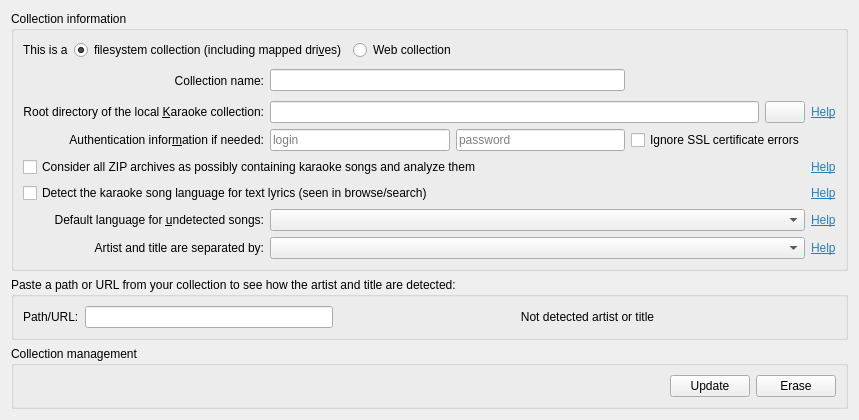
     <widget class="QWidget" name="tabCollections">
      <attribute name="title">
       <string>Collection</string>
      </attribute>
      <layout class="QVBoxLayout" name="verticalLayout">
       <item>
        <widget class="QGroupBox" name="groupBox">
         <property name="title">
          <string>Collection information</string>
         </property>
         <layout class="QGridLayout" name="gridLayout_2">
          <item row="0" column="0" colspan="3">
           <layout class="QHBoxLayout" name="horizontalLayout_13">
            <item>
             <widget class="QLabel" name="label_7">
              <property name="sizePolicy">
               <sizepolicy hsizetype="Minimum" vsizetype="Preferred">
                <horstretch>0</horstretch>
                <verstretch>0</verstretch>
               </sizepolicy>
              </property>
              <property name="text">
               <string>This is a</string>
              </property>
             </widget>
            </item>
            <item>
             <widget class="QRadioButton" name="boxCollectionTypeFS">
              <property name="text">
               <string>filesystem collection (including mapped dri&amp;ves)</string>
              </property>
              <property name="checked">
               <bool>true</bool>
              </property>
             </widget>
            </item>
            <item>
             <widget class="QRadioButton" name="boxCollectionTypeHTTP">
              <property name="enabled">
               <bool>true</bool>
              </property>
              <property name="text">
               <string>Web collection</string>
              </property>
             </widget>
            </item>
            <item>
             <spacer name="horizontalSpacer_12">
              <property name="orientation">
               <enum>Qt::Horizontal</enum>
              </property>
              <property name="sizeHint" stdset="0">
               <size>
                <width>40</width>
                <height>20</height>
               </size>
              </property>
             </spacer>
            </item>
           </layout>
          </item>
          <item row="1" column="0">
           <widget class="QLabel" name="lblRootDir_2">
            <property name="text">
             <string>Collection name:</string>
            </property>
            <property name="alignment">
             <set>Qt::AlignRight|Qt::AlignTrailing|Qt::AlignVCenter</set>
            </property>
            <property name="buddy">
             <cstring>leCollectionPath</cstring>
            </property>
           </widget>
          </item>
          <item row="2" column="0">
           <widget class="QLabel" name="lblRootDir">
            <property name="text">
             <string>Root directory of the local &amp;Karaoke collection:</string>
            </property>
            <property name="alignment">
             <set>Qt::AlignRight|Qt::AlignTrailing|Qt::AlignVCenter</set>
            </property>
            <property name="buddy">
             <cstring>leCollectionPath</cstring>
            </property>
           </widget>
          </item>
          <item row="2" column="1" colspan="4">
           <widget class="QLineEdit" name="leCollectionPath">
            <property name="sizePolicy">
             <sizepolicy hsizetype="Expanding" vsizetype="Fixed">
              <horstretch>1</horstretch>
              <verstretch>0</verstretch>
             </sizepolicy>
            </property>
            <property name="whatsThis">
             <string>&lt;html&gt;&lt;head/&gt;&lt;body&gt;&lt;p&gt;Karaoke songs are typically stored on disk in a specific folder. This folder may contain one or more Karaoke songs, as well as other subfolders containing Karaoke songs. This folder would be your collection root path, and should be specified here.&lt;/p&gt;&lt;p&gt;For example, if you have the following folder structure:&lt;/p&gt;&lt;p&gt;&lt;span style=&quot; font-style:italic;&quot;&gt;C:\Users\Me\Documents\Karaoke\&lt;br/&gt;C:\Users\Me\Documents\Karaoke\Beatles\Yesterday.kar&lt;br/&gt;C:\Users\Me\Documents\Karaoke\Bee Gees\How deep is your love.zip&lt;/span&gt;&lt;/p&gt;&lt;p&gt;your collection root path would be &lt;span style=&quot; font-weight:600;&quot;&gt;C:\Users\Me\Documents\Karaoke\&lt;/span&gt;&lt;/p&gt;&lt;p&gt;You can also store your collection on an HTTP server which serves the similar data structure. Please read the documentation how to do this.&lt;/p&gt;&lt;/body&gt;&lt;/html&gt;</string>
            </property>
           </widget>
          </item>
          <item row="2" column="5">
           <widget class="QPushButton" name="btnBrowseCollection">
            <property name="text">
             <string/>
            </property>
            <property name="icon">
             <iconset resource="resources.qrc">
              <normaloff>:/images/icon_open_file.png</normaloff>:/images/icon_open_file.png</iconset>
            </property>
           </widget>
          </item>
          <item row="2" column="6">
           <widget class="LabelShowHelp" name="label_25">
            <property name="text">
             <string>&lt;html&gt;&lt;head/&gt;&lt;body&gt;&lt;p&gt;&lt;a href=&quot;background&quot;&gt;&lt;span style=&quot; text-decoration: underline; color:#2980b9;&quot;&gt;Help&lt;/span&gt;&lt;/a&gt;&lt;/p&gt;&lt;/body&gt;&lt;/html&gt;</string>
            </property>
            <property name="buddy">
             <cstring>leCollectionPath</cstring>
            </property>
           </widget>
          </item>
          <item row="3" column="0">
           <widget class="QLabel" name="lblHTTPauth">
            <property name="text">
             <string>Authentication infor&amp;mation if needed:</string>
            </property>
            <property name="alignment">
             <set>Qt::AlignRight|Qt::AlignTrailing|Qt::AlignVCenter</set>
            </property>
            <property name="buddy">
             <cstring>leCollectionPath</cstring>
            </property>
           </widget>
          </item>
          <item row="3" column="1">
           <widget class="QLineEdit" name="leHTTPuser">
            <property name="placeholderText">
             <string>login</string>
            </property>
           </widget>
          </item>
          <item row="3" column="2" colspan="2">
           <widget class="QLineEdit" name="leHTTPpass">
            <property name="echoMode">
             <enum>QLineEdit::Password</enum>
            </property>
            <property name="placeholderText">
             <string>password</string>
            </property>
           </widget>
          </item>
          <item row="4" column="6">
           <widget class="LabelShowHelp" name="label_26">
            <property name="text">
             <string>&lt;html&gt;&lt;head/&gt;&lt;body&gt;&lt;p&gt;&lt;a href=&quot;background&quot;&gt;&lt;span style=&quot; text-decoration: underline; color:#2980b9;&quot;&gt;Help&lt;/span&gt;&lt;/a&gt;&lt;/p&gt;&lt;/body&gt;&lt;/html&gt;</string>
            </property>
            <property name="buddy">
             <cstring>boxColelctionZIP</cstring>
            </property>
           </widget>
          </item>
          <item row="5" column="6">
           <widget class="LabelShowHelp" name="lblFSdetectLang">
            <property name="text">
             <string>&lt;html&gt;&lt;head/&gt;&lt;body&gt;&lt;p&gt;&lt;a href=&quot;background&quot;&gt;&lt;span style=&quot; text-decoration: underline; color:#2980b9;&quot;&gt;Help&lt;/span&gt;&lt;/a&gt;&lt;/p&gt;&lt;/body&gt;&lt;/html&gt;</string>
            </property>
            <property name="buddy">
             <cstring>boxCollectionDetectLang</cstring>
            </property>
           </widget>
          </item>
          <item row="6" column="0">
           <widget class="QLabel" name="lblCollectionLanguage">
            <property name="text">
             <string>Default language for &amp;undetected songs:</string>
            </property>
            <property name="alignment">
             <set>Qt::AlignRight|Qt::AlignTrailing|Qt::AlignVCenter</set>
            </property>
            <property name="buddy">
             <cstring>boxCollectionLanguage</cstring>
            </property>
           </widget>
          </item>
          <item row="6" column="6">
           <widget class="LabelShowHelp" name="label_28">
            <property name="text">
             <string>&lt;html&gt;&lt;head/&gt;&lt;body&gt;&lt;p&gt;&lt;a href=&quot;background&quot;&gt;&lt;span style=&quot; text-decoration: underline; color:#2980b9;&quot;&gt;Help&lt;/span&gt;&lt;/a&gt;&lt;/p&gt;&lt;/body&gt;&lt;/html&gt;</string>
            </property>
            <property name="buddy">
             <cstring>boxCollectionLanguage</cstring>
            </property>
           </widget>
          </item>
          <item row="7" column="0">
           <widget class="QLabel" name="label_14">
            <property name="text">
             <string>Artist and title are separated by:</string>
            </property>
            <property name="alignment">
             <set>Qt::AlignRight|Qt::AlignTrailing|Qt::AlignVCenter</set>
            </property>
           </widget>
          </item>
          <item row="7" column="6">
           <widget class="LabelShowHelp" name="label_32">
            <property name="text">
             <string>&lt;html&gt;&lt;head/&gt;&lt;body&gt;&lt;p&gt;&lt;a href=&quot;background&quot;&gt;&lt;span style=&quot; text-decoration: underline; color:#2980b9;&quot;&gt;Help&lt;/span&gt;&lt;/a&gt;&lt;/p&gt;&lt;/body&gt;&lt;/html&gt;</string>
            </property>
            <property name="buddy">
             <cstring>boxCollectionSeparator</cstring>
            </property>
           </widget>
          </item>
          <item row="6" column="1" colspan="5">
           <widget class="QComboBox" name="boxCollectionLanguage">
            <property name="whatsThis">
             <string>&lt;html&gt;&lt;head/&gt;&lt;body&gt;&lt;p&gt;Sets the language for either all the songs (if detection is disabled), or only for the songs which language is not detected. If you know your collection only contains the songs in certain language, you can set this option and disable the language detection to speed up the scan.&lt;/p&gt;&lt;/body&gt;&lt;/html&gt;</string>
            </property>
           </widget>
          </item>
          <item row="7" column="1" colspan="5">
           <widget class="QComboBox" name="boxCollectionSeparator">
            <property name="whatsThis">
             <string>&lt;html&gt;&lt;head/&gt;&lt;body&gt;&lt;p&gt;This option is used for detecting the &lt;span style=&quot; font-weight:600;&quot;&gt;Artist &lt;/span&gt;(Singer, Performer) and &lt;span style=&quot; font-weight:600;&quot;&gt;Title &lt;/span&gt;(Song name) of a Karaoke song. While this information could be sometime obtained from the Karaoke song itself, this information may be not reliable, and is often not available at all (for example for CD+G files). Therefore the only reliable way is to use the file and folder names.&lt;/p&gt;&lt;p&gt;The &amp;quot;A-HA/Take on me&amp;quot; option means the Artist is the folder name. In this case the scanner assumes this folder only contains the songs for this particular artist. The file name of each song in this case is a song title.&lt;/p&gt;&lt;p&gt;The &amp;quot;A-HA - Take on me&amp;quot; option means the information about the Artist and Title is stored in the file name itself. In this case the scanner separates them by a combination of space-dash-space and assumes the left part is artist, and the right part is title. Using a space-dash-space instead of just a dash is important, as using only a dash in the case above would result in the artist name &amp;quot;A&amp;quot; and song title &amp;quot;HA - Take on me&amp;quot;, which would be incorrect.&lt;/p&gt;&lt;/body&gt;&lt;/html&gt;</string>
            </property>
           </widget>
          </item>
          <item row="5" column="0" colspan="4">
           <widget class="QCheckBox" name="boxCollectionDetectLang">
            <property name="whatsThis">
             <string>&lt;html&gt;&lt;head/&gt;&lt;body&gt;&lt;p&gt;The scanner is able to detect the language the Karaoke &lt;span style=&quot; font-weight:600;&quot;&gt;text&lt;/span&gt; lyrics are written into, and store it in the database during the scan. This information will be available during search and browsing, and allows users to look directly for songs in a specific language, for example Chinese, Russian or Italian. This will slow down the scan roughly by 10%.&lt;/p&gt;&lt;p&gt;&lt;span style=&quot; font-weight:600;&quot;&gt;This option only works with text lyrics&lt;/span&gt;, and does not work with non-text Karaoke files such as video or CD+G (and the language scanner is not invoked on them). Currenly supported text lyrics formats are KAR, Karafun, LRC and UltraStar.&lt;/p&gt;&lt;p&gt;&lt;span style=&quot; font-style:italic;&quot;&gt;Please note this option controls language detection, and not lyrics encoding detection, which is detected separately and automatically.&lt;/span&gt;&lt;/p&gt;&lt;/body&gt;&lt;/html&gt;</string>
            </property>
            <property name="text">
             <string>Detect the karaoke song language for text lyrics (seen in browse/search)</string>
            </property>
           </widget>
          </item>
          <item row="1" column="4" colspan="2">
           <spacer name="horizontalSpacer_2">
            <property name="orientation">
             <enum>Qt::Horizontal</enum>
            </property>
            <property name="sizeHint" stdset="0">
             <size>
              <width>195</width>
              <height>29</height>
             </size>
            </property>
           </spacer>
          </item>
          <item row="1" column="1" colspan="3">
           <widget class="QLineEdit" name="leCollectionName">
            <property name="sizePolicy">
             <sizepolicy hsizetype="Expanding" vsizetype="Fixed">
              <horstretch>1</horstretch>
              <verstretch>0</verstretch>
             </sizepolicy>
            </property>
            <property name="whatsThis">
             <string>&lt;html&gt;&lt;head/&gt;&lt;body&gt;&lt;p&gt;A name for your collection&lt;/p&gt;&lt;/body&gt;&lt;/html&gt;</string>
            </property>
           </widget>
          </item>
          <item row="4" column="0" colspan="5">
           <widget class="QCheckBox" name="boxColelctionZIP">
            <property name="whatsThis">
             <string>&lt;html&gt;&lt;head/&gt;&lt;body&gt;&lt;p&gt;If you have Karaoke songs which are stored in ZIP archives (typical example would be MP3+G, where an MP3 and associated CD+G file with the same file name are stored in a single ZIP archive), please check this checkbox. This will ensure ZIP files are analyzed during the database scan, and those songs would be available during the search.&lt;/p&gt;&lt;p&gt;However if you do not have any ZIP archives containing Karaoke songs, you can uncheck this box and all ZIP archives would be ignored.&lt;/p&gt;&lt;/body&gt;&lt;/html&gt;</string>
            </property>
            <property name="text">
             <string>Consider all ZIP archives as possibly containing karaoke songs and analyze them</string>
            </property>
           </widget>
          </item>
          <item row="3" column="4" colspan="2">
           <widget class="QCheckBox" name="boxIgnoreSSLerrors">
            <property name="text">
             <string>Ignore SSL certificate errors</string>
            </property>
           </widget>
          </item>
         </layout>
        </widget>
       </item>
       <item>
        <widget class="QGroupBox" name="groupBox_5">
         <property name="title">
          <string>Paste a path or URL from your collection to see how the artist and title are detected:</string>
         </property>
         <layout class="QVBoxLayout" name="verticalLayout_11">
          <item>
           <layout class="QHBoxLayout" name="horizontalLayout_16">
            <item>
             <widget class="QLabel" name="label_12">
              <property name="text">
               <string>Path/URL:</string>
              </property>
             </widget>
            </item>
            <item>
             <widget class="QLineEdit" name="leArtistTitleTest">
              <property name="sizePolicy">
               <sizepolicy hsizetype="Expanding" vsizetype="Fixed">
                <horstretch>1</horstretch>
                <verstretch>0</verstretch>
               </sizepolicy>
              </property>
             </widget>
            </item>
            <item>
             <widget class="QLabel" name="lblTestArtistTitle">
              <property name="sizePolicy">
               <sizepolicy hsizetype="Expanding" vsizetype="Preferred">
                <horstretch>2</horstretch>
                <verstretch>0</verstretch>
               </sizepolicy>
              </property>
              <property name="text">
               <string>Not detected artist or title</string>
              </property>
              <property name="alignment">
               <set>Qt::AlignCenter</set>
              </property>
             </widget>
            </item>
           </layout>
          </item>
         </layout>
        </widget>
       </item>
       <item>
        <widget class="QGroupBox" name="groupBox_8">
         <property name="title">
          <string>Collection management</string>
         </property>
         <layout class="QHBoxLayout" name="horizontalLayout_17">
          <item>
           <widget class="QLabel" name="lblCollectionInfo">
            <property name="sizePolicy">
             <sizepolicy hsizetype="Preferred" vsizetype="Preferred">
              <horstretch>1</horstretch>
              <verstretch>0</verstretch>
             </sizepolicy>
            </property>
            <property name="text">
             <string/>
            </property>
            <property name="wordWrap">
             <bool>true</bool>
            </property>
           </widget>
          </item>
          <item>
           <widget class="QPushButton" name="btnUpdateCollection">
            <property name="text">
             <string>Update</string>
            </property>
           </widget>
          </item>
          <item>
           <widget class="QPushButton" name="btnEraseCollection">
            <property name="text">
             <string>Erase</string>
            </property>
           </widget>
          </item>
         </layout>
        </widget>
       </item>
      </layout>
     </widget>
